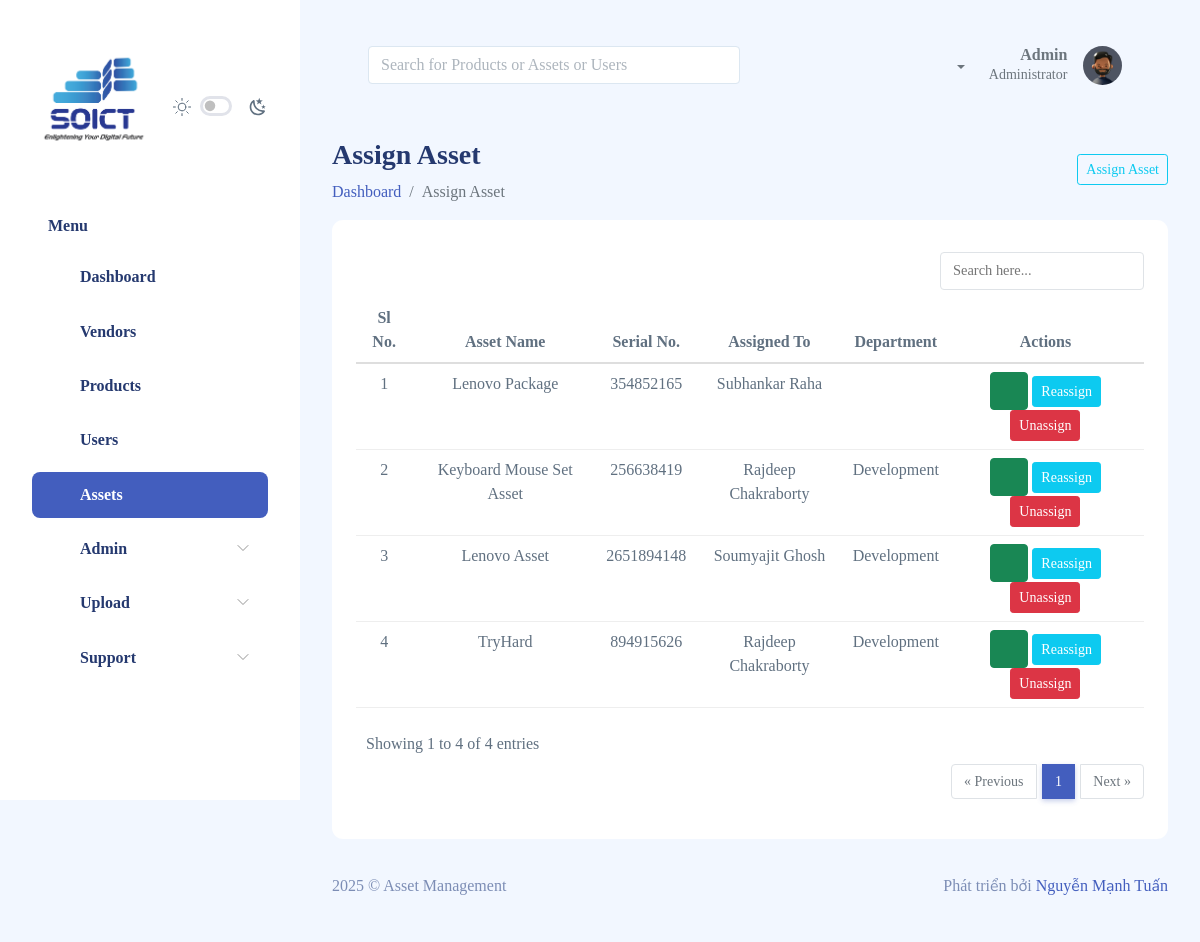
The page /assets/assigned-list (signed in) on the database as committed earlier.
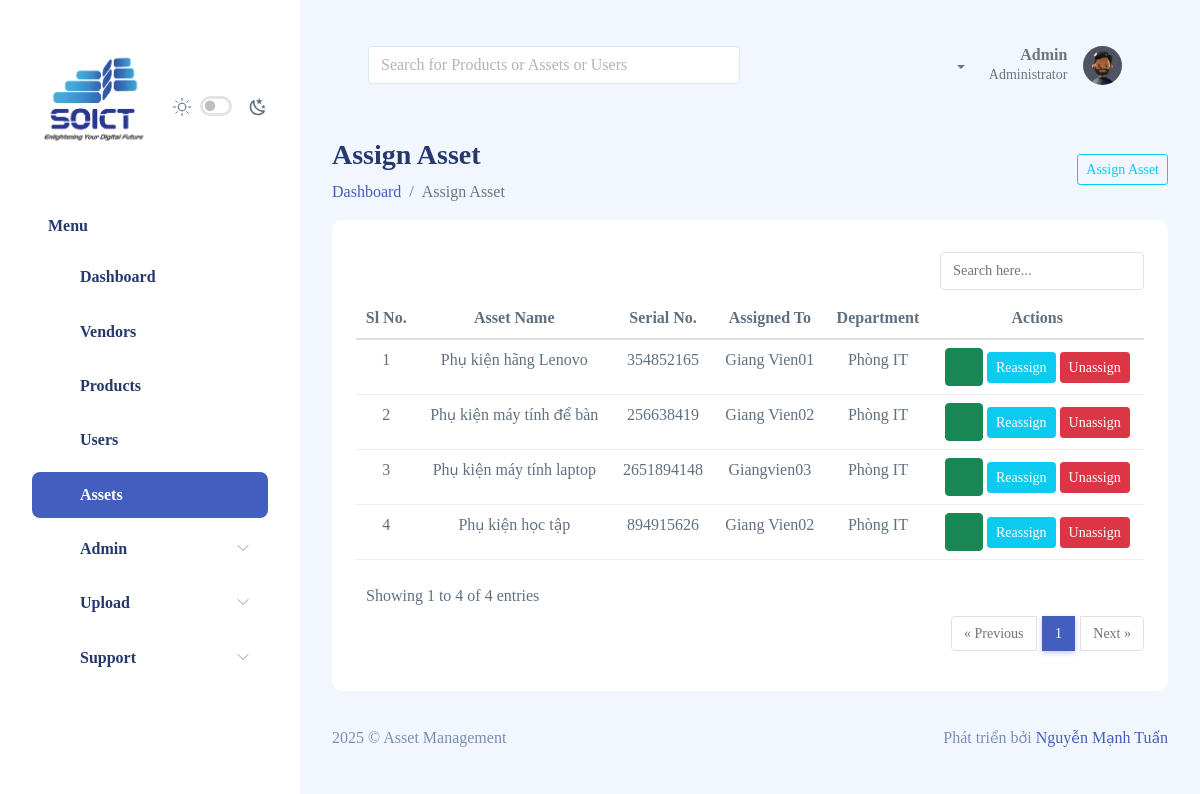
The same page on the database as committed later.
### assets/models.py (models this page shows, shortened)
class AssignAsset(models.Model):
    id = models.UUIDField(primary_key=True, default=uuid.uuid4, editable=False)
    asset = models.ForeignKey(Asset, models.DO_NOTHING, blank=True, null=True)
    user = models.ForeignKey(User, models.DO_NOTHING, blank=True, null=True)
    assigned_date = models.DateField(auto_now_add=True,blank=True, null=True)

class Asset(TimeStampModel, SoftDeleteModel):
    STATUS_CHOICES = [
        (0, 'Assigned'),
        (1, 'Available'),
        (2, 'Repair Required'),
        (3, 'Lost/Stolen'),
        (4, 'Broken'),
        (5, 'Ready To Deploy'),
        (6, 'Out for Repair')
    ]
    status = models.IntegerField(choices=STATUS_CHOICES, default=1)
    id = models.UUIDField(primary_key=True, default=uuid.uuid4, editable=False)
    tag = models.CharField(max_length=255, blank=False, null=True)
    name = models.CharField(max_length=255, blank=True, null=True)
    serial_no = models.CharField(max_length=45, blank=True, null=True)
    price = models.FloatField(blank=True, null=True)
    asset_status=models.ForeignKey(AssetStatus, models.DO_NOTHING, null=True, blank=True)
    purchase_date = models.DateField(blank=True, null=True)
    warranty_expiry_date = models.DateField(blank=True, null=True)
    purchase_type = models.CharField(max_length=45, blank=True, null=True)
    description = models.TextField(blank=True, null=True)
    is_assigned = models.BooleanField(default=False)
    product = models.ForeignKey(Product, models.PROTECT, blank=True, null=True)
    vendor = models.ForeignKey(Vendor, models.PROTECT, blank=True, null=True)
    location = models.ForeignKey(Location, models.DO_NOTHING, blank=True, null=True)
    organization = models.ForeignKey(Organization, models.DO_NOTHING, blank=True, null=True)
    history = HistoricalRecords()

### authentication/models.py (models this page shows, shortened)
class User(AbstractBaseUser, PermissionsMixin, TimeStampModel, SoftDeleteModel):
    id = models.UUIDField(primary_key=True, default=uuid.uuid4, editable=False)
    email = models.EmailField(max_length=255, unique=True)
    username = models.CharField(max_length=255 , blank=True, null=True)
    full_name = models.CharField(max_length=255, blank=True, null=True)
    phone = models.CharField(max_length=255, blank=True, null=True)
    profile_pic = ResizedImageField(upload_to=path_and_rename, blank=True, null=True)
    employee_id = models.CharField(max_length=45, blank=True, null=True)
    is_active = models.BooleanField(default=False)
    is_staff = models.BooleanField(default=False)
    organization = models.ForeignKey(Organization, models.DO_NOTHING, blank=True, null=True)
    address = models.ForeignKey(Address, models.DO_NOTHING, blank=True, null=True)
    location = models.ForeignKey(Location, models.DO_NOTHING, blank=True, null=True)
    department = models.ForeignKey(Department, models.DO_NOTHING, blank=True, null=True)
    access_level = models.BooleanField(choices=BOOL_CHOICES,default=False)
    role = models.ForeignKey(Role, models.DO_NOTHING, related_name='role', blank=True, null=True)
    objects = UserManager()
    history = HistoricalRecords()
    USERNAME_FIELD = 'email'
    REQUIRED_FIELDS = ['full_name', 'phone', 'username']

### dashboard/models.py (models this page shows, shortened)
class TimeStampModel(models.Model):
    status = models.BooleanField(default=True)
    created_at = models.DateTimeField(auto_now_add = True)
    updated_at = models.DateTimeField(auto_now = True)
    created_by = models.CharField(max_length=255, blank=True, null=True)
    updated_by = models.CharField(max_length=255, blank=True, null=True)
    class Meta:
        abstract = True

class SoftDeleteModel(models.Model):
    is_deleted = models.BooleanField(default=False)
    objects = models.Manager()
    undeleted_objects = SoftDeleteManager()
    deleted_objects = RestoreManager()
    class Meta:
        abstract = True

class Department(TimeStampModel, SoftDeleteModel):
    id = models.UUIDField(primary_key=True, default=uuid.uuid4, editable=False)
    name = models.CharField(max_length=255, blank=True, null=True)
    contact_person_name = models.CharField(max_length=255, blank=True, null=True)
    contact_person_email = models.CharField(max_length=255, blank=True, null=True)
    contact_person_phone = models.CharField(max_length=255, blank=True, null=True)
    organization = models.ForeignKey('Organization', models.DO_NOTHING, blank=True, null=True)
    history = HistoricalRecords()

### assets/views.py (the view)
# urls.py: path('assigned-list', views.assigned_list, name='assigned_list'),
@login_required
@user_passes_test(manage_access_for_assign_assets)
def assigned_list(request):
    assign_asset_list = AssignAsset.objects.filter(
        asset__organization=request.user.organization or None).order_by('-asset__created_at')
    paginator = Paginator(assign_asset_list, PAGE_SIZE, orphans=ORPHANS)
    page_number = request.GET.get('page')
    page_object = paginator.get_page(page_number)
    context = {
        'sidebar': 'assets',
        'submenu': 'assigned-assets',
        'page_object': page_object,
        'title': 'Assigned Assets'
    }
    return render(request, 'assets/assigned-list.html', context=context)

### assets/views.py (called while the page is built)
def manage_access_for_assign_assets(user):
    permissions_list = [
        'authentication.reassign_assign_asset',
        'authentication.add_assign_asset',
        'authentication.delete_assign_asset',
    ]
    for permission in permissions_list:
        if user.has_perm(permission):
            return True
    return False

### templates/assets/assigned-list.html (shortened to what the changed rows need)
{% extends 'layouts/main-layout.html' %}
{% block content %}
<div class="page-heading">
    <section class="section">
        <div class="card">
            <div class="card-body">
                <table class="table table-hover text-center" id="table1">
                    <thead>
                        <tr>
                            <th>Sl No.</th>
                            <th>Asset Name</th>
                            <th>Serial No.</th>
                            <th>Assigned To</th>
                            <th>Department</th>
                            {% if perms.authentication.reassign_assign_asset or perms.authentication.delete_assign_asset%}
                                <th>Actions</th>
                            {% endif %}
                        </tr>
                    </thead>
                    {% if page_object %}
                    <tbody id="search_result">
                          {% for assign_asset in page_object %}
                        <tr>
                            <td>{{page_object.start_index|add:forloop.counter0}}</td>
                            <td>{{assign_asset.asset.name}}</td>
                            <td>{{assign_asset.asset.serial_no}}</td>
                            <td>
                                {{assign_asset.user.full_name}}
                            </td>
                            <td>{{assign_asset.user.department.name}}</td>
                            <td>
                                <a href="{% url 'assets:details' assign_asset.id %}" class="btn btn-success"><i class="bi bi-eye-fill"></i></a>
                                {% if perms.authentication.reassign_assign_asset %}
                                    <button type="button" class="btn btn-info btn-sm"
                                        hx-get="{% url 'assets:reassign_asset' assign_asset.id %}" hx-target="#reassign-asset-modal-content"
                                        data-bs-toggle="modal" data-bs-target="#reassign-asset-modal"
                                    >Reassign</button>
                                {% endif %}
                                {% if perms.authentication.delete_assign_asset %}
                                    <div class="btn-group btn-group-sm" role="group" aria-label="Basic example">
                                        <form action="{% url 'assets:delete_assign' assign_asset.id %}" method="post" onsubmit="return confirm('Are you sure you want to unassign this?')">
                                            <button type="submit" value="Delete" class="btn btn-sm btn-danger">Unassign</button>
                                        </form>
                                    </div>
                                {% endif %}
                            </td>
                        </tr>
                        {% endfor %}
                    </tbody>
                    {% else %}
                      <div class="alert alert-info" role="alert">
                        No record available!
                      </div>
                    {% endif %}
                </table>
            </div>
        </div>
    </section>
</div>
{% endblock content%}

Rows that differ between the two databases and show on the page:
changed through a linked row, AssignAsset: asset.name "Lenovo Package" → "Phụ kiện hãng Lenovo"; user.full_name "Subhankar Raha" → "Giang Vien01"; user.department.name (not shown) → "Phòng IT"
changed through a linked row, AssignAsset: asset.name "Keyboard Mouse Set Asset" → "Phụ kiện máy tính để bàn"; user.full_name "Rajdeep Chakraborty" → "Giang Vien02"; user.department.name "Development" → "Phòng IT"
changed through a linked row, AssignAsset: asset.name "Lenovo Asset" → "Phụ kiện máy tính laptop"; user.full_name "Soumyajit Ghosh" → "Giangvien03"; user.department.name "Development" → "Phòng IT"
changed through a linked row, AssignAsset: asset.name "TryHard" → "Phụ kiện học tập"; user.full_name "Rajdeep Chakraborty" → "Giang Vien02"; user.department.name "Development" → "Phòng IT"
